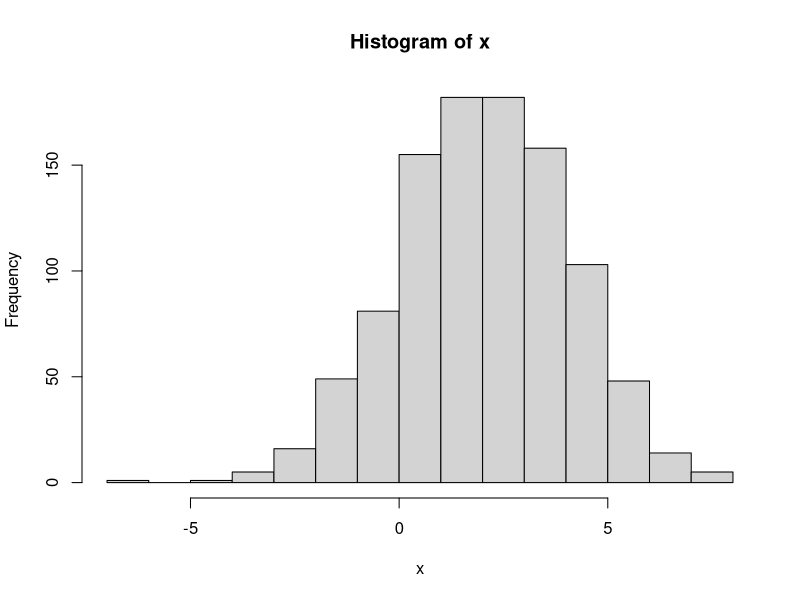

The R script that drew this image:
###################################################
### chunk number 1: 
###################################################
rm(list=ls())


###################################################
### chunk number 2: 
###################################################
x <- 15


###################################################
### chunk number 3: 
###################################################
x


###################################################
### chunk number 4: 
###################################################
x = 22
x


###################################################
### chunk number 5: 
###################################################
#x <-  57
x


###################################################
### chunk number 6: 
###################################################
x


###################################################
### chunk number 7: 
###################################################
x <- 12; y <- 13
x;y


###################################################
### chunk number 8: 
###################################################
y <- 13


###################################################
### chunk number 9: 
###################################################
ls()


###################################################
### chunk number 10: 
###################################################
rm(x)
rm(y)
ls()


###################################################
### chunk number 11: 
###################################################
substr("microarray", 2,4)


###################################################
### chunk number 12: 
###################################################
substr(start=2,stop=4,x="microarray") # works


###################################################
### chunk number 13: 
###################################################
mic <- c("Agilent", "Affy")       # A character vector
mic 
is(mic)               
num <- c(1,2,3)                   # A numeric vector
num
is(num)
bool <- c(T,F,T)                  # A logical vector
bool
is(bool)              
num > 1                          # Also returns a logical vector


###################################################
### chunk number 14: 
###################################################
1:3
seq(3, 1)
3:1                   # Values in decreasing order


###################################################
### chunk number 15: 
###################################################
rep(3,5)


###################################################
### chunk number 16: 
###################################################
seq(0,10,by=2)
seq(0,10,length.out=3)


###################################################
### chunk number 17: 
###################################################
x <- rnorm(1000,mean=2,sd=2)
hist(x)


###################################################
### chunk number 18: 
###################################################
set.seed(1)
x <- round(rnorm(10),2)
x
x[2]
x[1:3]
x[c(2,6)]
which(x>0)       # returns the positions containing positive values
x[which(x>0)]    # returns the requested positive values (using a vector of integers)
x > 0            # returns TRUE if a positions contains a positive value 
x[x > 0]
nm <- paste("n",1:10, sep="")
nm
names(x) <- nm
x["n10"]          # Indexing with the names of the element 


###################################################
### chunk number 19: 
###################################################
x[1:2] <- c(10,11)
x
x[4:6] <- NA
x
is.na(x)              # returns TRUE if the position is NA
x <- na.omit(x)       # To delete NA values
x


###################################################
### chunk number 20: 
###################################################
x <- 0:10
y <- 20:30
x+y
x^2
sqrt(x)


###################################################
### chunk number 21: 
###################################################
x <- rep(c("good","bad"),5)
x
x <- as.factor(x)
x
x <- as.factor(x)
x
levels(x)
levels(x) <- 0:1
x
table(x)


###################################################
### chunk number 22: 
###################################################
x <- matrix(1:10,ncol=2)
colnames(x) <- c("ctrl","trmt")
row.names(x) <- paste("gene", 1:5, sep="_")
x
x[,1]                       # first column
x[1,]                       # first row
x[1,2]                      # row 1 and column 2
x[x[,1]<4,]


###################################################
### chunk number 23: 
###################################################
x == 4
x[x == 4] <- 4


###################################################
### chunk number 24: 
###################################################
l1 <- list(x, rnorm(10))
l1
is(l1[[1]])
is(l1[[2]])


